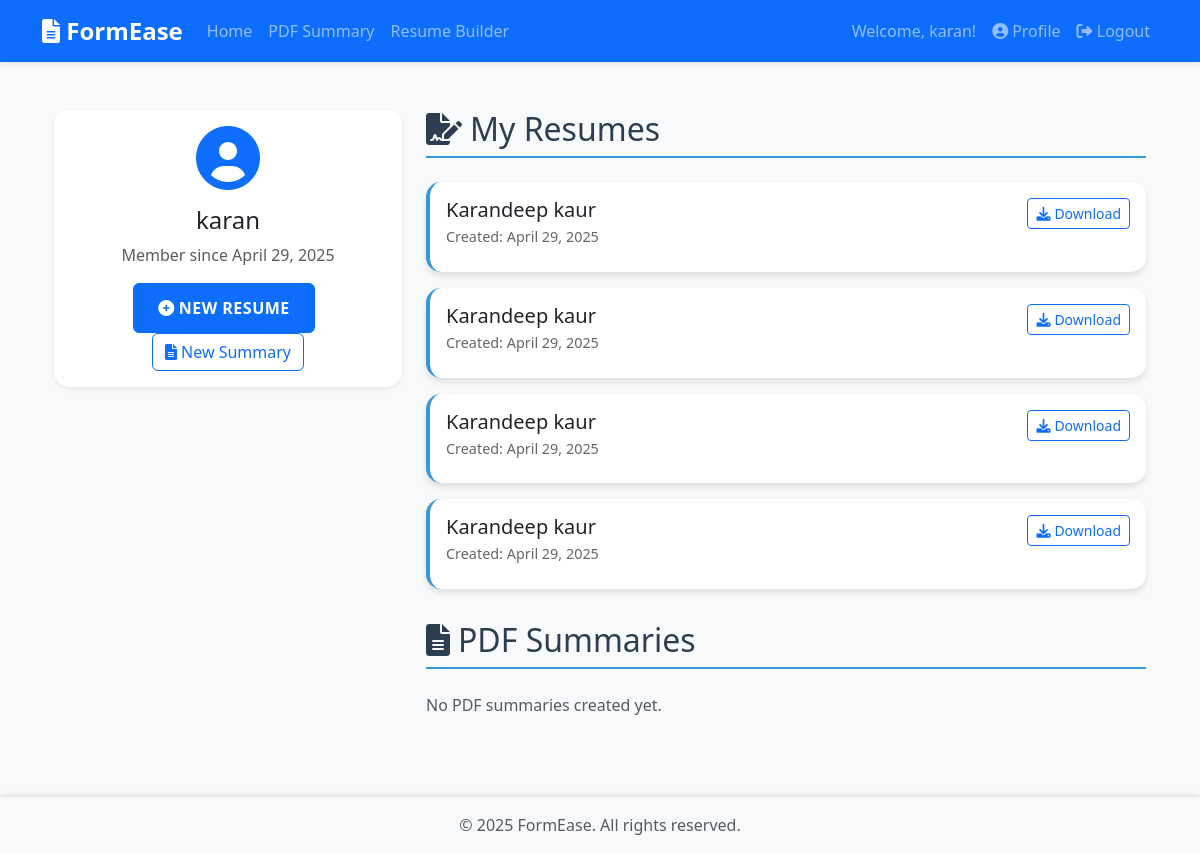
The page /profile/ (signed in) on the database as committed earlier.
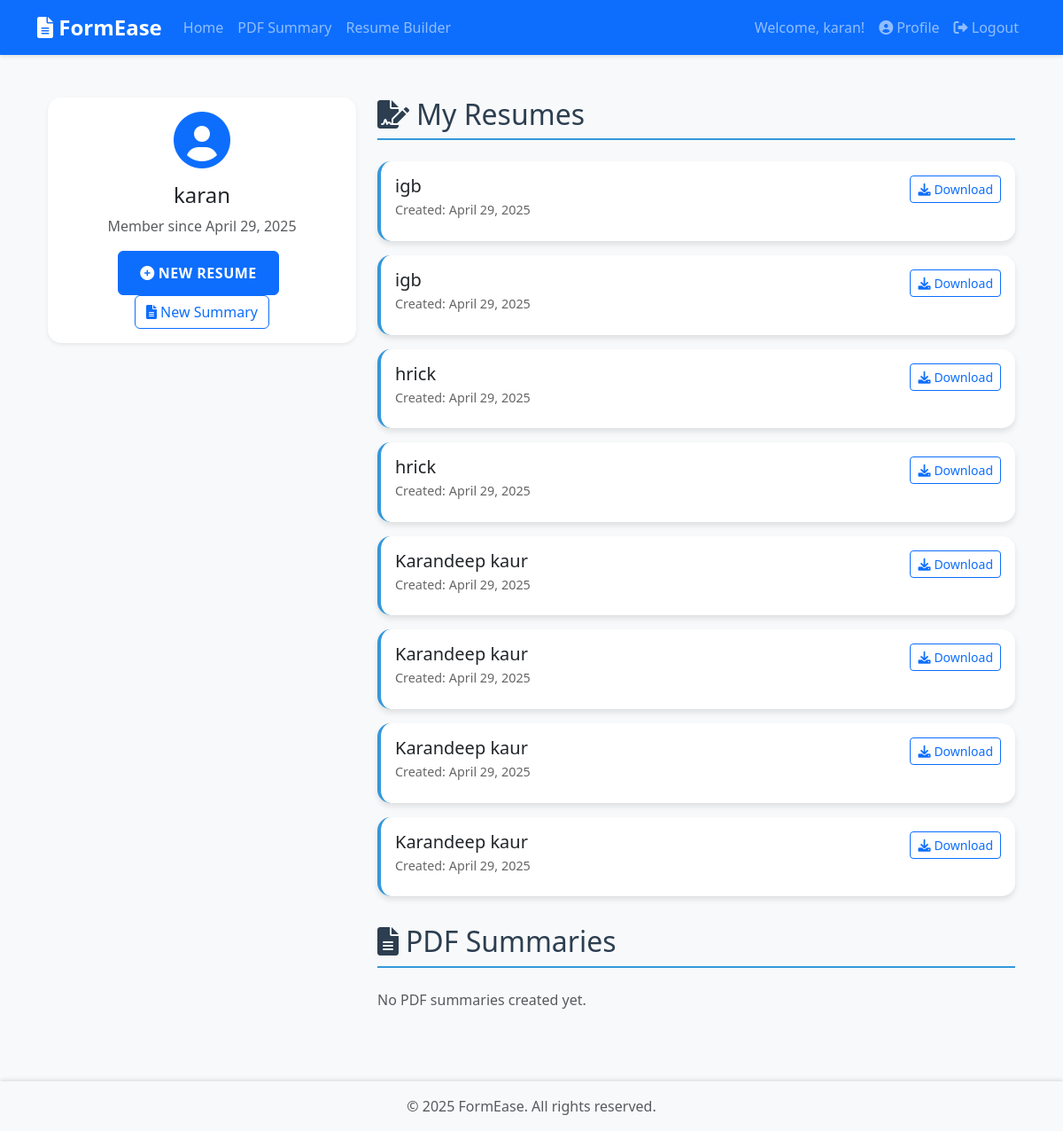
The same page on the database as committed later.
### core/models.py (models this page shows, shortened)
class Resume(models.Model):
    user = models.ForeignKey(User, on_delete=models.CASCADE)
    created_at = models.DateTimeField(auto_now_add=True)
    updated_at = models.DateTimeField(auto_now=True)
    full_name = models.CharField(max_length=100)
    email = models.EmailField()
    phone = models.CharField(max_length=20)
    location = models.CharField(max_length=100)
    summary = models.TextField()
    education = models.JSONField()  # Store multiple education entries
    experience = models.JSONField()  # Store multiple experience entries
    skills = models.JSONField()  # Store skills with categories
    generated_content = models.TextField(blank=True, null=True)
    class Meta:
        ordering = ['-created_at']

### core/views.py (the view)
# urls.py: path('profile/', views.profile, name='profile'),
@login_required
def profile(request):
    resumes = Resume.objects.filter(user=request.user).order_by('-created_at')
    pdf_summaries = PDFSummary.objects.filter(user=request.user).order_by('-created_at')
    return render(request, 'core/profile.html', {
        'resumes': resumes,
        'pdf_summaries': pdf_summaries
    })

### core/templates/core/profile.html (shortened to what this page needs)
{% extends "core/base.html" %}
{% block content %}
<div class="container py-4">
    <div class="row">
        <div class="col-md-4">
            <div class="card shadow-sm mb-4">
                <div class="card-body text-center">
                    <i class="fas fa-user-circle fa-4x text-primary mb-3"></i>
                    <h3 class="card-title h4">{{ user.username }}</h3>
                    <p class="card-text text-muted">Member since {{ user.date_joined|date:"F j, Y" }}</p>
                    <div class="mt-3">
                        <a href="{% url 'resume_builder' %}" class="btn btn-primary me-2">
                            <i class="fas fa-plus-circle me-1"></i>New Resume
                        </a>
                        <a href="{% url 'pdf_summary' %}" class="btn btn-outline-primary">
                            <i class="fas fa-file-alt me-1"></i>New Summary
                        </a>
                    </div>
                </div>
            </div>
        </div>
        <div class="col-md-8">
            <section class="document-list">
                <h2 class="section-title">
                    <i class="fas fa-file-signature me-2"></i>My Resumes
                </h2>
                {% if resumes %}
                    {% for resume in resumes %}
                    <div class="card document-card">
                        <div class="card-body">
                            <div class="d-flex justify-content-between align-items-start">
                                <div>
                                    <h5 class="card-title mb-1">{{ resume.full_name }}</h5>
                                    <p class="document-meta mb-2">
                                        Created: {{ resume.created_at|date:"F j, Y" }}
                                    </p>
                                </div>
                                <a href="{% url 'download_resume_pdf' resume.id %}" class="btn btn-sm btn-outline-primary">
                                    <i class="fas fa-download me-1"></i>Download
                                </a>
                            </div>
                        </div>
                    </div>
                    {% endfor %}
                {% else %}
                    <p class="text-muted">No resumes created yet.</p>
                {% endif %}
            </section>
            <section class="document-list">
                <h2 class="section-title">
                    <i class="fas fa-file-alt me-2"></i>PDF Summaries
                </h2>
                {% if pdf_summaries %}
                    {% for summary in pdf_summaries %}
                    <div class="card document-card">
                        <div class="card-body">
                            <div class="d-flex justify-content-between align-items-start">
                                <div>
                                    <h5 class="card-title mb-1">{{ summary.file_name }}</h5>
                                    <p class="document-meta mb-2">
                                        Created: {{ summary.created_at|date:"F j, Y" }}
                                    </p>
                                </div>
                                <button class="btn btn-sm btn-outline-primary" data-bs-toggle="modal" data-bs-target="#summaryModal{{ summary.id }}">
                                    <i class="fas fa-eye me-1"></i>View
                                </button>
                            </div>
                        </div>
                    </div>
                    <div class="modal fade" id="summaryModal{{ summary.id }}" tabindex="-1">
                        <div class="modal-dialog modal-lg">
                            <div class="modal-content">
                                <div class="modal-header">
                                    <h5 class="modal-title">{{ summary.file_name }}</h5>
                                    <button type="button" class="btn-close" data-bs-dismiss="modal"></button>
                                </div>
                                <div class="modal-body">
                                    {{ summary.summary|safe }}
                                </div>
                            </div>
                        </div>
                    </div>
                    {% endfor %}
                {% else %}
                    <p class="text-muted">No PDF summaries created yet.</p>
                {% endif %}
            </section>
        </div>
    </div>
</div>
{% endblock %}

### core/templates/core/base.html (shortened to what this page needs)
<!DOCTYPE html>
{% load static %}
<html lang="en">
<head>
    <link href="https://cdn.jsdelivr.net/npm/bootstrap@5.3.0/dist/css/bootstrap.min.css" rel="stylesheet">
    <link href="{% static 'core/css/style.css' %}" rel="stylesheet">
    <link href="https://cdnjs.cloudflare.com/ajax/libs/font-awesome/6.0.0/css/all.min.css" rel="stylesheet">
</head>
<body>
    <nav class="navbar navbar-expand-lg navbar-dark bg-primary mb-4">
        <div class="container">
            <a class="navbar-brand" href="{% if user.is_authenticated %}{% url 'home' %}{% else %}{% url 'landing' %}{% endif %}">
                <i class="fas fa-file-alt"></i> FormEase
            </a>
            <div class="collapse navbar-collapse" id="navbarNav">
                <ul class="navbar-nav">
                    {% if user.is_authenticated %}
                    <li class="nav-item">
                        <a class="nav-link" href="{% url 'home' %}">Home</a>
                    </li>
                    <li class="nav-item">
                        <a class="nav-link" href="{% url 'pdf_summary' %}">PDF Summary</a>
                    </li>
                    <li class="nav-item">
                        <a class="nav-link" href="{% url 'resume_builder' %}">Resume Builder</a>
                    </li>
                </ul>
                <ul class="navbar-nav ms-auto">
                    <li class="nav-item">
                        <span class="nav-link">Welcome, {{ user.username }}!</span>
                    </li>
                    <li class="nav-item">
                        <a class="nav-link" href="{% url 'profile' %}">
                            <i class="fas fa-user-circle me-1"></i>Profile
                        </a>
                    </li>
                    <li class="nav-item">
                        <a class="nav-link" href="{% url 'logout' %}">
                            <i class="fas fa-sign-out-alt"></i> Logout
                        </a>
                    </li>
                    {% endif %}
                </ul>
            </div>
        </div>
    </nav>
    <div class="container mb-4">
        {% block content %}{% endblock %}
    </div>
    <footer class="footer bg-light py-3 mt-auto">
        <div class="container text-center">
            <span class="text-muted">© 2025 FormEase. All rights reserved.</span>
        </div>
    </footer>
</body>
</html>

### core/static/core/css/style.css (style rules this page uses)
body { min-height: 100vh; display: flex; flex-direction: column; background-color: #f8f9fa; }
.navbar { box-shadow: 0 2px 4px rgba(0,0,0,.1); }
.navbar-brand { font-weight: bold; font-size: 1.5rem; }
.footer { margin-top: auto; box-shadow: 0 -2px 4px rgba(0,0,0,.1); }
.card { border: none; transition: all 0.3s ease; border-radius: 15px; box-shadow: 0 4px 6px rgba(0,0,0,.1); background-color: #fff; }
.btn-primary { padding: 12px 24px; font-weight: 600; text-transform: uppercase; letter-spacing: 0.5px; transition: all 0.3s ease; }

### core/templates/core/profile.html (style rules this page uses)
.document-list { margin-bottom: 2rem; }
.document-card { border-left: 4px solid #3498db; margin-bottom: 1rem; transition: transform 0.2s; }
.document-meta { color: #666; font-size: 0.9rem; }
.section-title { color: #2c3e50; border-bottom: 2px solid #3498db; padding-bottom: 0.5rem; margin-bottom: 1.5rem; }

Rows that differ between the two databases and show on the page:
added Resume: full_name "igb", created_at "April 29, 2025"
added Resume: full_name "igb", created_at "April 29, 2025"
added Resume: full_name "hrick", created_at "April 29, 2025"
added Resume: full_name "hrick", created_at "April 29, 2025"
